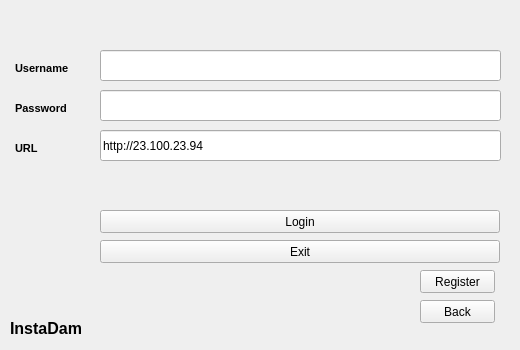
<?xml version="1.0" encoding="UTF-8"?>
<ui version="4.0">
 <class>Login</class>
 <widget class="QWidget" name="Login">
  <property name="geometry">
   <rect>
    <x>0</x>
    <y>0</y>
    <width>520</width>
    <height>350</height>
   </rect>
  </property>
  <property name="windowTitle">
   <string>Form</string>
  </property>
  <widget class="QPushButton" name="pushButton">
   <property name="geometry">
    <rect>
     <x>100</x>
     <y>210</y>
     <width>400</width>
     <height>23</height>
    </rect>
   </property>
   <property name="text">
    <string>Login</string>
   </property>
  </widget>
  <widget class="QPushButton" name="pushButton_2">
   <property name="geometry">
    <rect>
     <x>100</x>
     <y>240</y>
     <width>400</width>
     <height>23</height>
    </rect>
   </property>
   <property name="text">
    <string>Exit</string>
   </property>
  </widget>
  <widget class="QPushButton" name="pushButton_3">
   <property name="geometry">
    <rect>
     <x>420</x>
     <y>270</y>
     <width>75</width>
     <height>23</height>
    </rect>
   </property>
   <property name="text">
    <string>Register</string>
   </property>
  </widget>
  <widget class="QLabel" name="label">
   <property name="geometry">
    <rect>
     <x>10</x>
     <y>320</y>
     <width>91</width>
     <height>16</height>
    </rect>
   </property>
   <property name="font">
    <font>
     <pointsize>12</pointsize>
     <weight>75</weight>
     <bold>true</bold>
    </font>
   </property>
   <property name="text">
    <string>InstaDam</string>
   </property>
  </widget>
  <widget class="QPushButton" name="pushButton_4">
   <property name="geometry">
    <rect>
     <x>420</x>
     <y>300</y>
     <width>75</width>
     <height>23</height>
    </rect>
   </property>
   <property name="text">
    <string>Back</string>
   </property>
  </widget>
  <widget class="QLineEdit" name="username">
   <property name="geometry">
    <rect>
     <x>100</x>
     <y>50</y>
     <width>401</width>
     <height>31</height>
    </rect>
   </property>
  </widget>
  <widget class="QLineEdit" name="password">
   <property name="geometry">
    <rect>
     <x>100</x>
     <y>90</y>
     <width>401</width>
     <height>31</height>
    </rect>
   </property>
   <property name="text">
    <string/>
   </property>
   <property name="echoMode">
    <enum>QLineEdit::Password</enum>
   </property>
  </widget>
  <widget class="QLineEdit" name="url">
   <property name="geometry">
    <rect>
     <x>100</x>
     <y>130</y>
     <width>401</width>
     <height>31</height>
    </rect>
   </property>
   <property name="text">
    <string>http://23.100.23.94</string>
   </property>
  </widget>
  <widget class="QLabel" name="label_2">
   <property name="geometry">
    <rect>
     <x>15</x>
     <y>60</y>
     <width>70</width>
     <height>16</height>
    </rect>
   </property>
   <property name="font">
    <font>
     <pointsize>8</pointsize>
     <weight>75</weight>
     <bold>true</bold>
    </font>
   </property>
   <property name="text">
    <string>Username</string>
   </property>
  </widget>
  <widget class="QLabel" name="label_3">
   <property name="geometry">
    <rect>
     <x>15</x>
     <y>100</y>
     <width>70</width>
     <height>16</height>
    </rect>
   </property>
   <property name="font">
    <font>
     <pointsize>8</pointsize>
     <weight>75</weight>
     <bold>true</bold>
    </font>
   </property>
   <property name="text">
    <string>Password</string>
   </property>
  </widget>
  <widget class="QLabel" name="label_4">
   <property name="geometry">
    <rect>
     <x>15</x>
     <y>140</y>
     <width>70</width>
     <height>16</height>
    </rect>
   </property>
   <property name="font">
    <font>
     <pointsize>8</pointsize>
     <weight>75</weight>
     <bold>true</bold>
    </font>
   </property>
   <property name="text">
    <string>URL</string>
   </property>
  </widget>
 </widget>
 <resources/>
 <connections/>
</ui>
